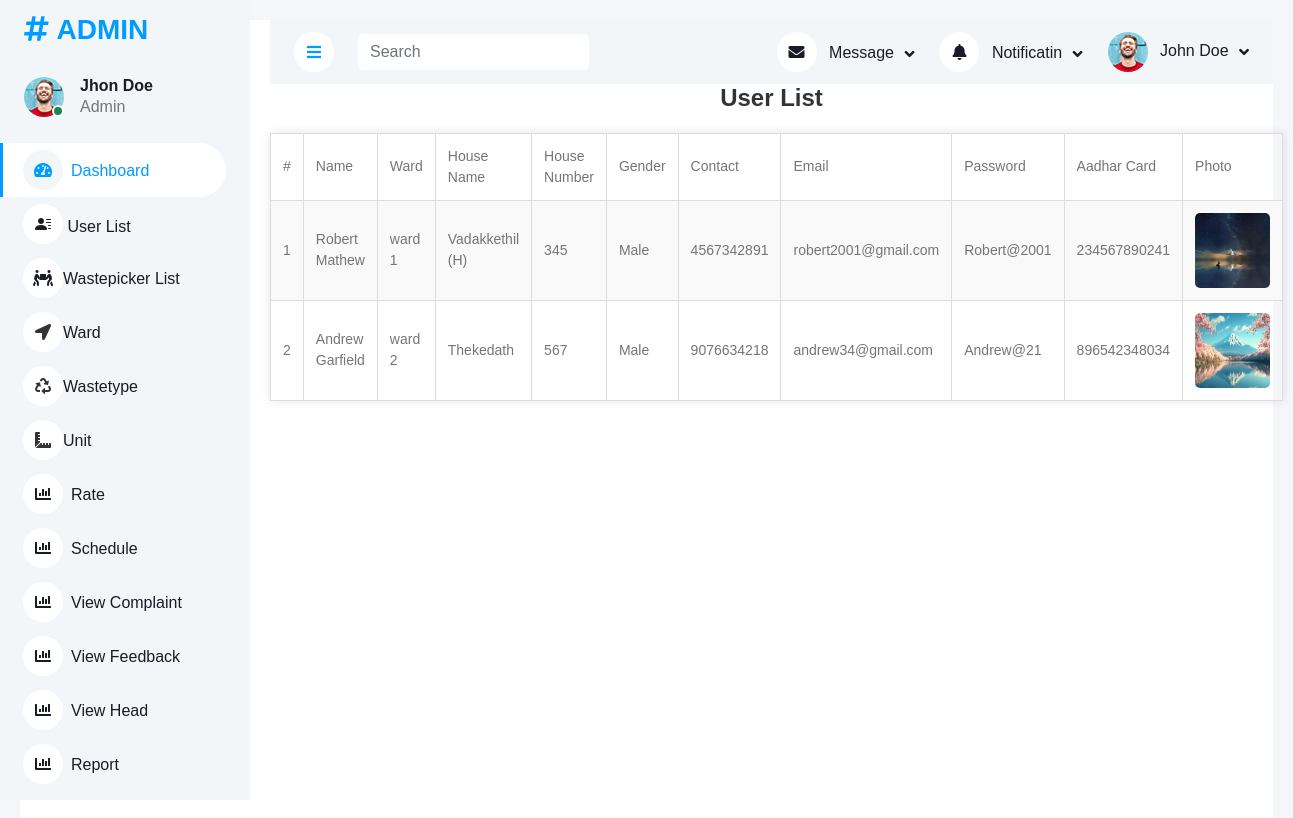
Page /Admin/Userdetails.php on the committed database.
### tables this page shows
CREATE TABLE IF NOT EXISTS `tbl_user` (
  `user_id` int(11) NOT NULL AUTO_INCREMENT,
  `user_name` varchar(100) NOT NULL,
  `ward_id` int(11) NOT NULL,
  `user_housename` varchar(100) NOT NULL,
  `user_houseno` int(50) NOT NULL,
  `user_gender` varchar(20) NOT NULL,
  `user_contact` varchar(100) NOT NULL,
  `user_email` varchar(100) NOT NULL,
  `user_password` varchar(100) NOT NULL,
  `user_aadhar` varchar(100) NOT NULL,
  `user_status` int(11) NOT NULL DEFAULT '0',
  `user_photo` varchar(500) NOT NULL,
  PRIMARY KEY (`user_id`)
);

CREATE TABLE IF NOT EXISTS `tbl_ward` (
  `ward_id` int(11) NOT NULL AUTO_INCREMENT,
  `ward_no` varchar(20) NOT NULL,
  PRIMARY KEY (`ward_id`)
);

### Admin/Userdetails.php (the view, shortened to what this page needs)
<?php
  include("Head.php");
	  ?>
<!DOCTYPE html PUBLIC "-//W3C//DTD XHTML 1.0 Transitional//EN" "http://www.w3.org/TR/xhtml1/DTD/xhtml1-transitional.dtd">
<html xmlns="http://www.w3.org/1999/xhtml">
<head>
</head>
<body>
<h1 align="center">User List</h1>
<table  align="center" border="1">
    <tr>
      <td>#</td>
      <td>Name</td>
      <td>Ward</td>
      <td>House Name</td>
      <td>House Number</td>
      <td>Gender</td>
      <td>Contact</td>
      <td>Email</td>
      <td>Password</td>
      <td>Aadhar Card</td>
      <td>Photo</td>
        </tr>
  <?php
  $i=0;
  $sel = "select * from tbl_user u inner join tbl_ward r on u.ward_id=r.ward_id";
  $result=mysql_query($sel);
  while($data=mysql_fetch_array($result))
  {
	  $i++;
  ?>
    <tr>
     <td><?php echo $i ?></td>
     <td><?php echo $data["user_name"] ?></td>
     <td><?php echo $data["ward_no"] ?></td>
     <td><?php echo $data["user_housename"] ?></td>
     <td><?php echo $data["user_houseno"] ?></td>
     <td><?php echo $data["user_gender"] ?></td>
     <td><?php echo $data["user_contact"] ?></td>
     <td><?php echo $data["user_email"] ?></td>
     <td><?php echo $data["user_password"] ?></td>
     <td><?php echo $data["user_aadhar"] ?></td>
    <td> <a href="../Assest/File/User/<?php echo $data["user_photo"] ?>">
     <img src="../Assest/File/User/<?php echo $data["user_photo"] ?>" width="75" height="75"/>
     </a></td>
	 </tr>
	 <?php }?>
  </table>
</body>
</html>
<?php include("Foot.php"); ?>

### Admin/Head.php (shortened to what this page needs)
<!DOCTYPE html>
<html lang="en">
<head>
    <link rel="stylesheet" href="https://cdn.jsdelivr.net/npm/bootstrap-icons@1.10.0/font/bootstrap-icons.css">
    <link rel="stylesheet" href="https://cdnjs.cloudflare.com/ajax/libs/font-awesome/6.0.0-beta3/css/all.min.css">
    <link href="https://cdnjs.cloudflare.com/ajax/libs/font-awesome/5.10.0/css/all.min.css" rel="stylesheet">
    <link href="https://cdn.jsdelivr.net/npm/bootstrap-icons@1.4.1/font/bootstrap-icons.css" rel="stylesheet">
    <link href="../Assest/Templates/Admin/lib/owlcarousel/assets/owl.carousel.min.css" rel="stylesheet">
    <link href="../Assest/Templates/Admin/lib/tempusdominus/css/tempusdominus-bootstrap-4.min.css" rel="stylesheet" />
    <link href="../Assest/Templates/Admin/css/bootstrap.min.css" rel="stylesheet">
    <link href="../Assest/Templates/Admin/css/style.css" rel="stylesheet">
</head>
<body>
    <div class="container-xxl position-relative bg-white d-flex p-0">
        <div class="sidebar pe-4 pb-3">
            <nav class="navbar bg-light navbar-light">
                <a href="Dashboard.php" class="navbar-brand mx-4 mb-3">
                    <h3 class="text-primary"><i class="fa fa-hashtag me-2"></i>ADMIN</h3>
                </a>
                <div class="d-flex align-items-center ms-4 mb-4">
                    <div class="position-relative">
                        <img class="rounded-circle" src="../Assest/Templates/Admin/img/user.jpg" alt="" style="width: 40px; height: 40px;">
                        <div class="bg-success rounded-circle border border-2 border-white position-absolute end-0 bottom-0 p-1"></div>
                    </div>
                    <div class="ms-3">
                        <h6 class="mb-0">Jhon Doe</h6>
                        <span>Admin</span>
                    </div>
                </div>
                <div class="navbar-nav w-100">
                    <a href="Dashboard.php" class="nav-item nav-link active"><i class="fa fa-tachometer-alt me-2"></i>Dashboard</a>
                    <a href="Userdetails.php" class="nav-item nav-link"><i class="bi bi-person-lines-fill icon-dark"></i> User List</a>
                    <a href="Wastepickerdetails.php" class="nav-item nav-link"><i class="fas fa-people-carry"></i>Wastepicker List</a>
                    <a href="Ward.php" class="nav-item nav-link"><i class="fas fa-location-arrow" style="color: #333;"></i>Ward</a>
                    <a href="Wastetype.php" class="nav-item nav-link"><i class="fas fa-recycle" style="color: #333;"></i>Wastetype</a>
                    <a href="Unit.php" class="nav-item nav-link"> <i class="fas fa-ruler-combined" style="color: #333;"></i>Unit</a>
                    <a href="Ratesetting.php" class="nav-item nav-link"><i class="fa fa-chart-bar me-2"></i>Rate</a>
                    <a href="Collectionschedule.php" class="nav-item nav-link"><i class="fa fa-chart-bar me-2"></i>Schedule</a>
                    <a href="ViewComplaint.php" class="nav-item nav-link"><i class="fa fa-chart-bar me-2"></i>View Complaint</a>
                    <a href="UserFeedback.php" class="nav-item nav-link"><i class="fa fa-chart-bar me-2"></i>View Feedback</a>
                    <a href="ViewHead.php" class="nav-item nav-link"><i class="fa fa-chart-bar me-2"></i>View Head</a>
                    <a href="Report.php" class="nav-item nav-link"><i class="fa fa-chart-bar me-2"></i>Report</a>
                </div>
            </nav>
        </div>
        <div class="content">
            <nav class="navbar navbar-expand bg-light navbar-light sticky-top px-4 py-0">
                <a href="#" class="sidebar-toggler flex-shrink-0">
                    <i class="fa fa-bars"></i>
                </a>
                <form class="d-none d-md-flex ms-4">
                    <input class="form-control border-0" type="search" placeholder="Search">
                </form>
                <div class="navbar-nav align-items-center ms-auto">
                    <div class="nav-item dropdown">
                        <a href="#" class="nav-link dropdown-toggle" data-bs-toggle="dropdown">
                            <i class="fa fa-envelope me-lg-2"></i>
                            <span class="d-none d-lg-inline-flex">Message</span>
                        </a>
                    </div>
                    <div class="nav-item dropdown">
                        <a href="#" class="nav-link dropdown-toggle" data-bs-toggle="dropdown">
                            <i class="fa fa-bell me-lg-2"></i>
                            <span class="d-none d-lg-inline-flex">Notificatin</span>
                        </a>
                    </div>
                    <div class="nav-item dropdown">
                        <a href="#" class="nav-link dropdown-toggle" data-bs-toggle="dropdown">
                            <img class="rounded-circle me-lg-2" src="../Assest/Templates/Admin/img/user.jpg" alt="" style="width: 40px; height: 40px;">
                            <span class="d-none d-lg-inline-flex">John Doe</span>
                        </a>
                    </div>
                </div>
            </nav>

### Admin/Foot.php (shortened to what this page needs)
</body>
</html>

### Assest/Templates/Admin/css/style.css (style rules this page uses)
:root { --primary: #009CFF; --light: #F3F6F9; --dark: #191C24; }
.sidebar { position: fixed; top: 0; left: 0; bottom: 0; width: 250px; height: 100vh; overflow-y: auto; background: var(--light); transition: 0.5s; z-index: 999; }
.content { margin-left: 250px; min-height: 100vh; background: #FFFFFF; transition: 0.5s; }
@media (min-width: 992px) { .sidebar { margin-left: 0; } }
@media (min-width: 992px) { .content { width: calc(100% - 250px); } }
.sidebar .navbar .navbar-nav .nav-link { padding: 7px 20px; color: var(--dark); font-weight: 500; border-left: 3px solid var(--light); border-radius: 0 30px 30px 0; outline: none; }
.sidebar .navbar .navbar-nav .nav-link:hover, .sidebar .navbar .navbar-nav .nav-link.active { color: var(--primary); background: #FFFFFF; border-color: var(--primary); }
.sidebar .navbar .navbar-nav .nav-link i { width: 40px; height: 40px; display: inline-flex; align-items: center; justify-content: center; background: #FFFFFF; border-radius: 40px; }
.sidebar .navbar .navbar-nav .nav-link:hover i, .sidebar .navbar .navbar-nav .nav-link.active i { background: var(--light); }
.content .navbar .navbar-nav .nav-link { margin-left: 25px; padding: 12px 0; color: var(--dark); outline: none; }
.content .navbar .sidebar-toggler, .content .navbar .navbar-nav .nav-link i { width: 40px; height: 40px; display: inline-flex; align-items: center; justify-content: center; background: #FFFFFF; border-radius: 40px; }
.content .navbar .dropdown-toggle::after { margin-left: 6px; vertical-align: middle; border: none; content: "\f107"; font-family: "Font Awesome 5 Free"; font-weight: 900; transition: .5s; }

### Admin/Userdetails.php (style rules this page uses)
body { font-family: Arial, sans-serif; background-color: #f4f6f9; margin: 0; padding: 20px; }
h1 { text-align: center; color: #333; font-size: 24px; font-weight: bold; }
table { width: 90%; margin: 20px auto; border-collapse: collapse; box-shadow: 0px 0px 10px rgba(0, 0, 0, 0.1); }
table, th, td { border: 1px solid #ddd; }
th, td { padding: 12px; text-align: left; font-size: 14px; }
tr:nth-child(even) { background-color: #f9f9f9; }
img { border-radius: 5px; }
a { text-decoration: none; }

### rows in the picture
tbl_user: user_name "Robert Mathew", ward.ward_no "ward 1", user_housename "Vadakkethil (H)", user_houseno "345", user_gender "Male", user_contact "4567342891", user_email "robert2001@gmail.com", user_password "Robert@2001", user_aadhar "234567890241", user_photo (picture)
tbl_user: user_name "Andrew Garfield", ward.ward_no "ward 2", user_housename "Thekedath", user_houseno "567", user_gender "Male", user_contact "9076634218", user_email "andrew34@gmail.com", user_password "Andrew@21", user_aadhar "896542348034", user_photo (picture)
